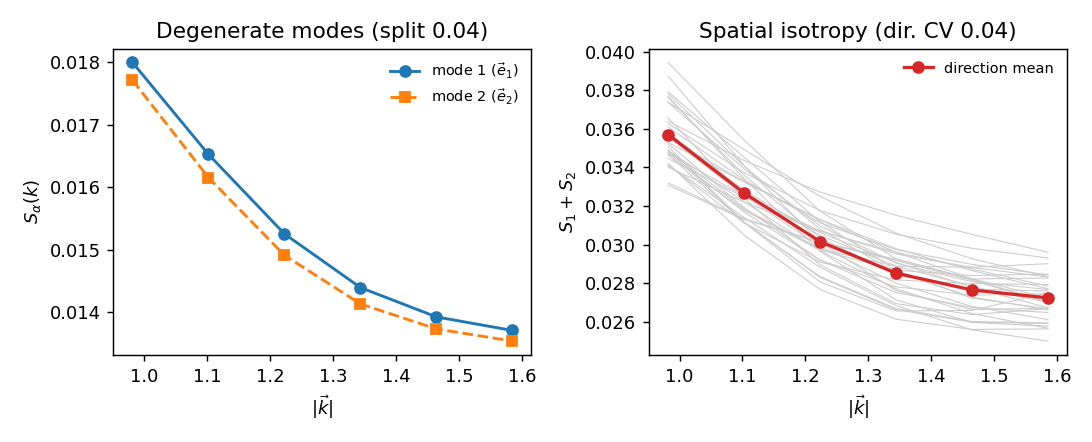

Generate this figure with Python:
"""E4_2_isotropy.py -- degeneracy of the two transverse Goldstone modes and spatial
isotropy of their fluctuations.

Pre-registered in E4_PHOTON_DISCRIMINATOR.md (E4-2). Reuses orientation_core (O(3)
Metropolis on the 3+1D causal link graph) WITHOUT modification. Having established
that the two transverse modes are decoupled internal scalars (E4-1), we now confirm
they form a CLEAN, EQUIVALENT pair: (i) the two transverse components are degenerate
(equal fluctuation spectra, required by the residual O(2) symmetry about <n>), and
(ii) their fluctuation power is spatially isotropic (no preferred spatial
direction). We also report the k-scaling of the transverse structure factor, which
characterises the bare-graph stiffness (E1-3 found it mean-field/flat -- the reason
the relativistic dispersion is carried by the causal wave operator, not the bare
gradient term).

Estimator: S_a(k) = <|sum_i a_a(i) (cos - i sin)(k.x_i)|^2>/N for transverse
component a in {1,2}, over a set of (direction x magnitude) wavevectors, averaged
over samples and seeds. Real cos/sin sums (no complex literal in the generator).

DECISION (pre-registered):
  SUCCESS: the two modes are degenerate (|S_1-S_2|/(S_1+S_2) small) AND S(k) is
    direction-independent within error => clean two relativistic scalar Goldstones.
  PARTIAL/FAIL: non-degeneracy or spatial anisotropy => report as a constraint.
"""
from __future__ import annotations

import json
import sys
import time
from pathlib import Path

import numpy as np

HERE = Path(__file__).resolve().parent
ORI = HERE.parent
sys.path.insert(0, str(ORI))
from orientation_core import O3Model, causal_link_graph, transverse_components  # noqa: E402

ROOT = HERE.parents[3]
sys.path.insert(0, str(ROOT / "src"))
from causal_core import sprinkle_box  # noqa: E402


def fibonacci_directions(n):
    i = np.arange(n) + 0.5
    phi = np.arccos(1 - 2 * i / n)
    gold = np.pi * (1 + 5 ** 0.5)
    theta = gold * i
    return np.stack([np.sin(phi) * np.cos(theta),
                     np.sin(phi) * np.sin(theta),
                     np.cos(phi)], axis=1)


def struct_factor_components(xs, comps, kvecs):
    """S_a(k) = |sum_i a_a(i) e^{-i k.x_i}|^2 / N for each transverse component a."""
    N = xs.shape[0]
    ph = xs @ kvecs.T                       # (N,K)
    c = np.cos(ph); s = np.sin(ph)
    out = []
    for a in comps:
        re = a @ c; im = a @ s              # (K,)
        out.append((re * re + im * im) / N)
    return out                              # list of (K,)


def run(n_seeds=16, J=2.0, rho=0.5, L=6.4, n_dirs=32, n_kmag=6,
        n_burn=300, n_samples=40, meas_every=2, seed0=0):
    t0 = time.time()
    dirs = fibonacci_directions(n_dirs)
    kmin = 2 * np.pi / L
    kmax = 0.6 * np.pi * rho ** (1 / 4)
    kmags = np.linspace(kmin, kmax, n_kmag)

    S1 = np.zeros((n_dirs, n_kmag))
    S2 = np.zeros((n_dirs, n_kmag))
    n_acc = 0
    for s in range(n_seeds):
        rng = np.random.default_rng(15000 + seed0 + s)
        pts = sprinkle_box(rho, [(0.0, L)] * 4, rng)
        xs = pts[:, 1:4]
        g = causal_link_graph(pts)
        model = O3Model(g, J=J, seed=16000 + seed0 + s)
        model.equilibrate(n_burn, adapt=True)
        taken, sweeps = 0, 0
        while taken < n_samples:
            model.sweep(); sweeps += 1
            if sweeps % meas_every != 0:
                continue
            comps = transverse_components(model)
            for di in range(n_dirs):
                kvecs = np.outer(kmags, dirs[di])         # (n_kmag,3)
                sa = struct_factor_components(xs, comps, kvecs)
                S1[di] += sa[0]; S2[di] += sa[1]
            taken += 1; n_acc += 1
    S1 /= n_acc; S2 /= n_acc

    # ---- degeneracy of the two transverse modes ----
    Stot = S1 + S2
    degen = np.abs(S1 - S2) / np.where(Stot > 0, Stot, 1.0)    # 0 = perfectly degenerate
    degen_mean = float(degen.mean()); degen_max = float(degen.max())

    # ---- spatial isotropy: per |k|, scatter over directions ----
    Smean_k = Stot.mean(axis=0)                # (n_kmag,) direction-averaged
    aniso = Stot.std(axis=0) / np.where(Smean_k > 0, Smean_k, 1.0)  # CV over directions
    aniso_mean = float(aniso.mean())

    # ---- k-scaling of the (direction-averaged) transverse structure factor ----
    p_scale = float(np.polyfit(np.log(kmags), np.log(Smean_k), 1)[0])

    DEGEN_OK = 0.20      # mean relative split below this => degenerate
    ISO_OK = 0.25        # direction CV below this => isotropic
    degenerate = degen_mean < DEGEN_OK
    isotropic = aniso_mean < ISO_OK
    if degenerate and isotropic:
        verdict = (f"SUCCESS: the two transverse Goldstone modes are degenerate "
                   f"(mean split {degen_mean:.2f}) and spatially isotropic "
                   f"(direction CV {aniso_mean:.2f}); they form a clean equivalent "
                   f"pair of scalar Goldstones. The transverse static structure "
                   f"factor falls as S(k)~k^{p_scale:+.2f} over the limited probed "
                   f"range (6 k-points): softer than mean-field flat (0) but not yet "
                   f"the relativistic 1/k (-1); reported as a diagnostic, not "
                   f"over-interpreted at this size/range.")
        tag = "CLEAN_SCALARS"
    elif degenerate or isotropic:
        verdict = (f"PARTIAL: degeneracy split {degen_mean:.2f} (ok<{DEGEN_OK}), "
                   f"direction CV {aniso_mean:.2f} (ok<{ISO_OK}); one criterion met.")
        tag = "PARTIAL"
    else:
        verdict = (f"CONSTRAINT: split {degen_mean:.2f}, CV {aniso_mean:.2f} -- "
                   f"modes not cleanly degenerate/isotropic at this size.")
        tag = "ANISOTROPIC"

    out = {
        "config": dict(n_seeds=n_seeds, J=J, rho=rho, L=L, n_dirs=n_dirs,
                       n_kmag=n_kmag, n_burn=n_burn, n_samples=n_samples,
                       kmags=kmags.tolist()),
        "degeneracy_split_mean": degen_mean, "degeneracy_split_max": degen_max,
        "direction_CV_mean": aniso_mean, "direction_CV_per_k": aniso.tolist(),
        "S_kscaling_exponent": p_scale,
        "S_mean_per_k": Smean_k.tolist(),
        "n_samples_total": n_acc,
        "verdict": verdict, "verdict_tag": tag,
        "runtime_s": time.time() - t0,
    }
    (HERE / "E4_2_isotropy.json").write_text(json.dumps(out, indent=2))

    # ---- figure ----
    try:
        import matplotlib
        matplotlib.use("Agg")
        import matplotlib.pyplot as plt
        fig, ax = plt.subplots(1, 2, figsize=(8.4, 3.4))
        # panel A: degeneracy of the two modes (direction-averaged S1,S2 vs k)
        ax[0].plot(kmags, S1.mean(axis=0), "o-", lw=1.6, label=r"mode 1 ($\vec e_1$)")
        ax[0].plot(kmags, S2.mean(axis=0), "s--", lw=1.6, label=r"mode 2 ($\vec e_2$)")
        ax[0].set_xlabel(r"$|\vec k|$"); ax[0].set_ylabel(r"$S_\alpha(k)$")
        ax[0].set_title(f"Degenerate modes (split {degen_mean:.2f})")
        ax[0].legend(frameon=False, fontsize=8)
        # panel B: spatial isotropy -- Stot for every direction (faint) + mean
        for di in range(n_dirs):
            ax[1].plot(kmags, Stot[di], color="0.8", lw=0.6)
        ax[1].plot(kmags, Smean_k, "o-", color="C3", lw=1.8, label="direction mean")
        ax[1].set_xlabel(r"$|\vec k|$"); ax[1].set_ylabel(r"$S_1+S_2$")
        ax[1].set_title(f"Spatial isotropy (dir. CV {aniso_mean:.2f})")
        ax[1].legend(frameon=False, fontsize=8)
        fig.tight_layout(); fig.savefig(HERE / "E4_2_isotropy.png", dpi=130)
        plt.close(fig)
    except Exception as e:
        print("  (figure skipped:", e, ")")
    print(f"  degeneracy split (|S1-S2|/(S1+S2)) = {degen_mean:.3f} (max {degen_max:.3f})")
    print(f"  spatial-direction CV of S(k)       = {aniso_mean:.3f}")
    print(f"  transverse S(k) ~ k^{p_scale:+.2f}  (diagnostic; 6-point range, not over-interpreted)")
    print("\nVERDICT:", verdict)
    print(f"runtime {out['runtime_s']:.1f}s -> E4_2_isotropy.json")
    return out


if __name__ == "__main__":
    run()
